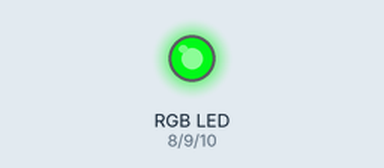
Recording of a sketch running on a simulated Arduino Uno, built with avr-gcc and run on an emulated ATmega328P. On the bench: an RGB LED mixed from three pins (HIGH = lit). Dim RGB values are drawn brighter than linear; random numbers use the default seed unless the sketch sets one.

Above: at 0.1 s.
At 4.1 s:
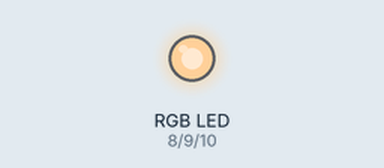
At 9.1 s:
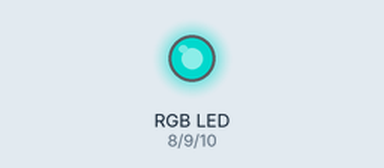
At 19.1 s:
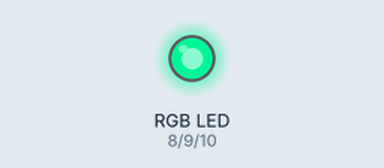
At 28.1 s:
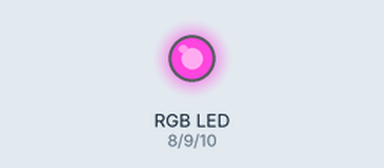
At 38.1 s:
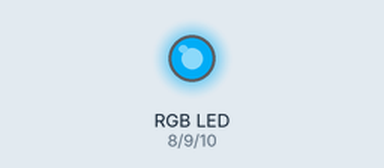
Timing chart, 0 to 40.0 s (numbered marks = the images above):
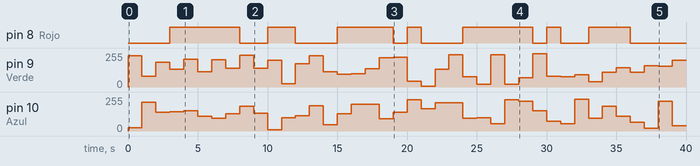

Measured:
- by itself, pin 8 (Rojo): LOW → HIGH at 3.0 s, → LOW 5.0 s later, → HIGH 2.0 s later, → LOW 2.0 s later, … (14 changes in this stretch)
- by itself, pin 9 (Verde): 0/255 → 236/255 at 0.00 s, → 80/255 1.0 s later, → 187/255 1.0 s later, → 135/255 1.0 s later, … (40 changes in this stretch)
- by itself, pin 10 (Azul): 0/255 → 23/255 at 0.00 s, → 217/255 1.0 s later, → 141/255 1.0 s later, → 146/255 1.0 s later, … (40 changes in this stretch)

The sketch:

rgbSerialInput.ino
```cpp
int Rojo = 8;
int Verde = 9;
int Azul = 10;

void setup() {
  pinMode(Rojo, OUTPUT);
  pinMode(Verde, OUTPUT);
  pinMode(Azul, OUTPUT);

}


void EstablecerColor(int R, int G, int B) {

  analogWrite(Rojo, 255 - R);
  analogWrite(Verde, 255 - G);
  analogWrite(Azul, 255 - B);

}

void loop() {

  //Se representan colores pseudoaleatorios en el LED RGB mediante el
  //uso de la instrución random(min,max);.
  EstablecerColor(random(0, 255), random(0, 255), random(0, 255));

  //Se utiliza un delay para que de tiempo algo observador a apreciar
  //los colores.
  delay(1000);

}
```
